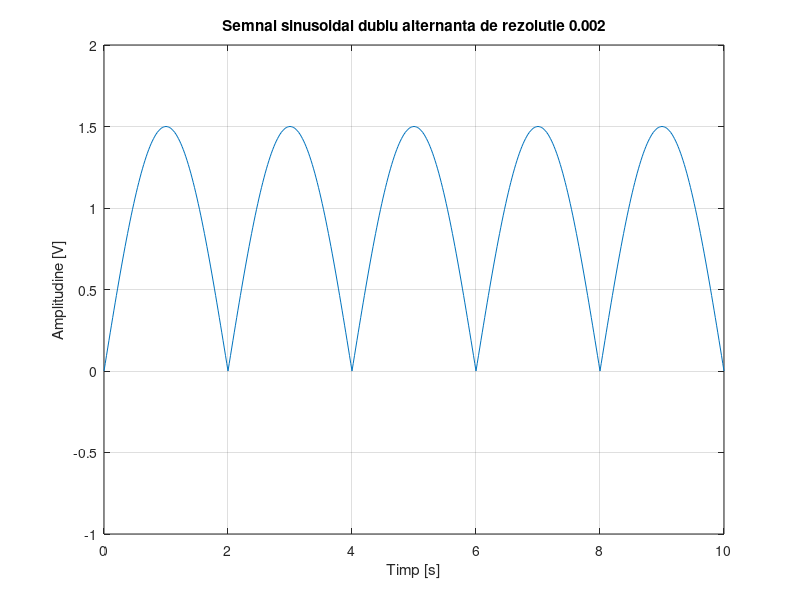

Here is the MATLAB script that generated this plot:
f=0.25
t=0:0.02:10;
A=1.5;
y=abs(A*sin(2*pi*0.25*t));
plot(t,y), grid;
axis([0,10,-1,2])
title('Semnal sinusoidal dublu alternanta de rezolutie 0.002')
xlabel('Timp [s]')
ylabel('Amplitudine [V]')